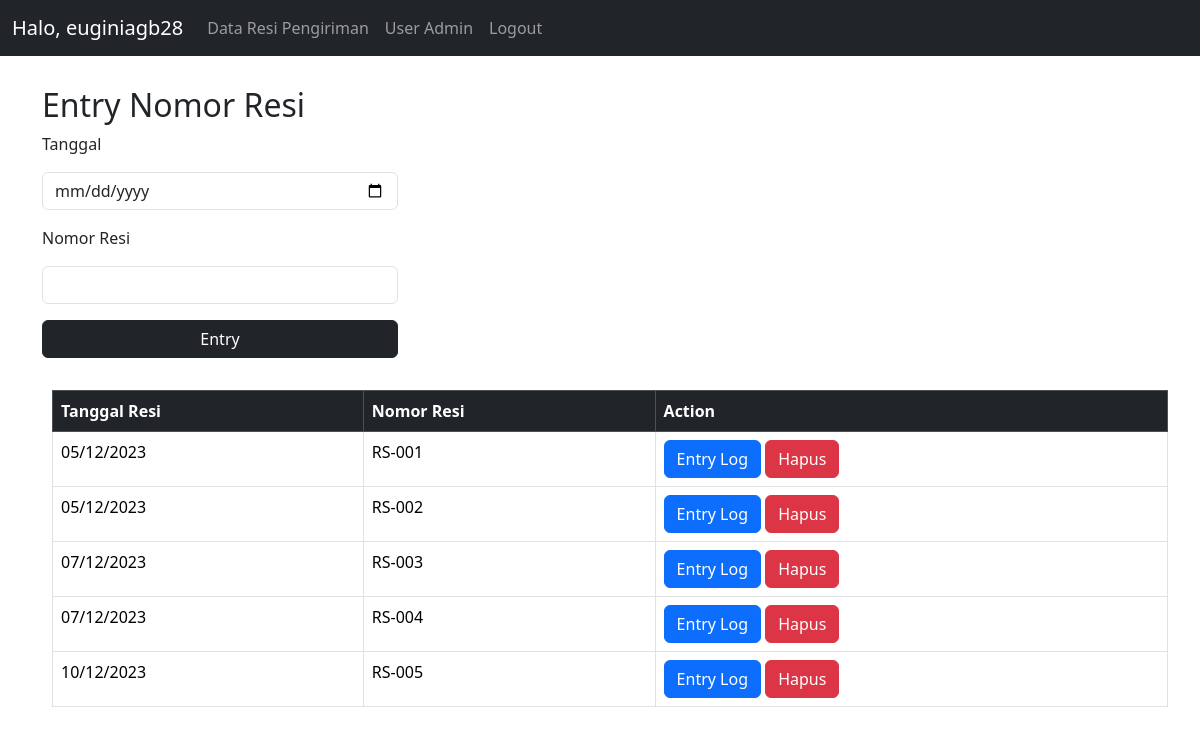
Screenshot of /adminpage.php (signed in) with the database file from the repository.
### tables this page shows
CREATE TABLE `transaksi_resi_pengiriman` (
  `id_resi` int(5) NOT NULL,
  `no_resi` varchar(8) NOT NULL,
  `tgl_resi` date NOT NULL
);

### adminpage.php (the view, shortened to what this page needs)
<!DOCTYPE html>
<html lang="en">
<head>
    <link rel="stylesheet" href="https://cdn.jsdelivr.net/npm/bootstrap@5.3.2/dist/css/bootstrap.min.css">
</head>
<body>
    <nav class="navbar navbar-expand-lg navbar-dark bg-dark text-white">
        <div class="container-fluid">
          <a class="navbar-brand">
    <?php
        if(isset($_SESSION['Username']))
        {
            echo 'Halo, '.$_SESSION['Username'];
        }
    ?></a>
          <div class="collapse navbar-collapse" id="navbarSupportedContent">
            <ul class="navbar-nav me-auto mb-2 mb-lg-0">
              <li class="nav-item">
                <a class="nav-link" href="adminpage.php">Data Resi Pengiriman</a>
              </li>
              <li class="nav-item">
                <a class="nav-link" href="userakses.php">User Admin</a>
              </li>
              <li class="nav-item">
                <a class="nav-link" href="logout.php?logout">Logout</a>
              </li>
          </div>
        </div>
      </nav>
    <div class="container" style="margin: 30px">
        <div class="row align-items-start">
            <div class="col-4">
                <h2>Entry Nomor Resi</h2>
                <form action="" method="post">
                    <p>Tanggal</p>
                    <input type="date" name="tgl_resi" class="form-control mb-3">
                    <p>Nomor Resi</p>
                    <input type="text" name="no_resi" class="form-control mb-3">
                    <div class="d-grid">
                        <button class="btn btn-dark mb-3" name="entry">Entry</button>
                    </div>
                </form>
            </div>
            <form action="" method="post">
                <table class="table table-bordered mt-3" style="margin: 10px">
                    <thead class="table-dark">
                        <tr>
                        <th scope="col">Tanggal Resi</th>
                        <th scope="col">Nomor Resi</th>
                        <th scope="col">Action</th>
                        </tr>
                    </thead>
                    <tbody>
                        <?php
                            require_once("connection.php");
                            $sql = "SELECT * FROM transaksi_resi_pengiriman";
                            $result = $con->query($sql);
                            if ($result->num_rows > 0) {
                            while($row = $result->fetch_assoc()) {
                                ?>
                                <tr>
                                    <td>
                                        <?php
                                        $date = date_create($row["tgl_resi"]);
                                        echo date_format($date,"d/m/Y");
                                        ?>
                                    </td>
                                    <td>
                                        <?php
                                        echo $row["no_resi"]
                                        ?>
                                    </td>
                                    <td>
                                        <?php
                                        echo "<button type='button' class='btn btn-primary' onclick='entry_log(" . $row["id_resi"] . ")' data-bs-toggle='modal' data-bs-target='#entry_log'>Entry Log</button>";
                                        ?>
                                        <button class='btn btn-danger' name='delete' value='<?php echo $row['no_resi']; ?>' >Hapus</button>
                                        </td>
                                </tr>
                                <?php
                                }
                            } else {
                            }
                        ?>
                    </tbody>
                </table>
            </form>
        </div>
    </div>
</body>
</html>

### rows the page displays
transaksi_resi_pengiriman: tgl_resi "05/12/2023", no_resi "RS-001"
transaksi_resi_pengiriman: tgl_resi "05/12/2023", no_resi "RS-002"
transaksi_resi_pengiriman: tgl_resi "07/12/2023", no_resi "RS-003"
transaksi_resi_pengiriman: tgl_resi "07/12/2023", no_resi "RS-004"
transaksi_resi_pengiriman: tgl_resi "10/12/2023", no_resi "RS-005"

### other values shown
$_SESSION['Username'] "euginiagb28"
